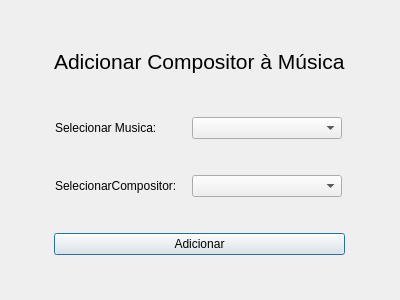
<?xml version="1.0" encoding="UTF-8"?>
<ui version="4.0">
 <class>AddComposerToMusic</class>
 <widget class="QDialog" name="AddComposerToMusic">
  <property name="geometry">
   <rect>
    <x>0</x>
    <y>0</y>
    <width>400</width>
    <height>300</height>
   </rect>
  </property>
  <property name="windowTitle">
   <string>Dialog</string>
  </property>
  <layout class="QGridLayout" name="gridLayout">
   <item row="0" column="0">
    <widget class="QLabel" name="label">
     <property name="minimumSize">
      <size>
       <width>0</width>
       <height>30</height>
      </size>
     </property>
     <property name="maximumSize">
      <size>
       <width>16777215</width>
       <height>40</height>
      </size>
     </property>
     <property name="font">
      <font>
       <pointsize>16</pointsize>
      </font>
     </property>
     <property name="text">
      <string>Adicionar Compositor à Música</string>
     </property>
    </widget>
   </item>
   <item row="1" column="0">
    <layout class="QHBoxLayout" name="horizontalLayout">
     <item>
      <widget class="QLabel" name="label_2">
       <property name="minimumSize">
        <size>
         <width>130</width>
         <height>0</height>
        </size>
       </property>
       <property name="maximumSize">
        <size>
         <width>130</width>
         <height>16777215</height>
        </size>
       </property>
       <property name="text">
        <string>Selecionar Musica:</string>
       </property>
      </widget>
     </item>
     <item>
      <widget class="QComboBox" name="comboBoxMusica">
       <property name="minimumSize">
        <size>
         <width>100</width>
         <height>0</height>
        </size>
       </property>
       <property name="maximumSize">
        <size>
         <width>150</width>
         <height>16777215</height>
        </size>
       </property>
      </widget>
     </item>
    </layout>
   </item>
   <item row="2" column="0">
    <layout class="QHBoxLayout" name="horizontalLayout_2">
     <item>
      <widget class="QLabel" name="label_3">
       <property name="minimumSize">
        <size>
         <width>130</width>
         <height>0</height>
        </size>
       </property>
       <property name="maximumSize">
        <size>
         <width>130</width>
         <height>16777215</height>
        </size>
       </property>
       <property name="text">
        <string>SelecionarCompositor:</string>
       </property>
      </widget>
     </item>
     <item>
      <widget class="QComboBox" name="comboBoxCompositor">
       <property name="minimumSize">
        <size>
         <width>100</width>
         <height>0</height>
        </size>
       </property>
       <property name="maximumSize">
        <size>
         <width>150</width>
         <height>16777215</height>
        </size>
       </property>
      </widget>
     </item>
    </layout>
   </item>
   <item row="3" column="0">
    <widget class="QPushButton" name="pushButton">
     <property name="text">
      <string>Adicionar</string>
     </property>
    </widget>
   </item>
  </layout>
 </widget>
 <tabstops>
  <tabstop>comboBoxMusica</tabstop>
  <tabstop>comboBoxCompositor</tabstop>
  <tabstop>pushButton</tabstop>
 </tabstops>
 <resources/>
 <connections/>
</ui>
